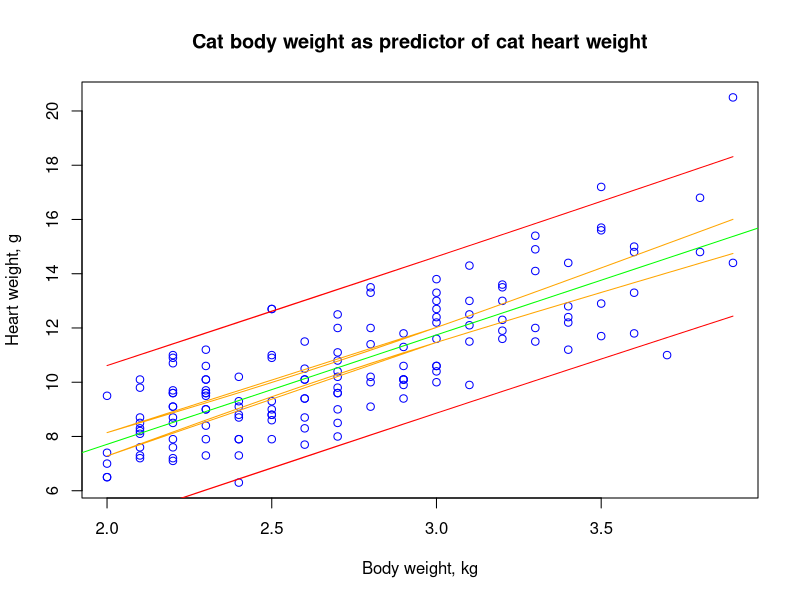
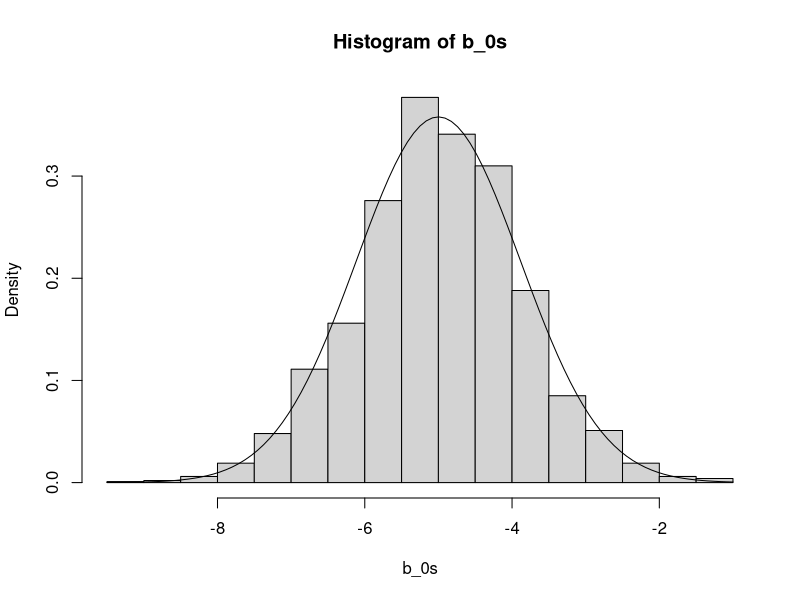
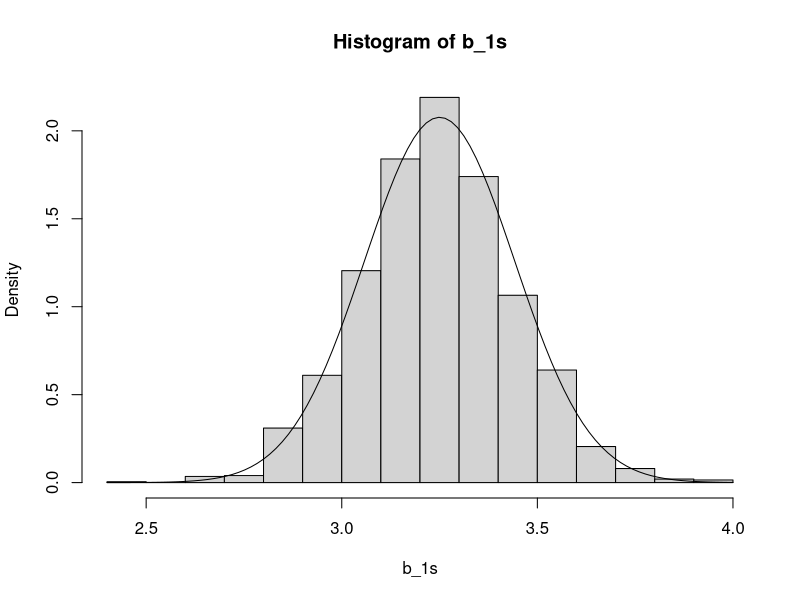

Source code (R) for these figures, in order:
## ---- chunk 1
library(MASS)
y = cats$Hwt
x = cats$Bwt
cat_model = lm(y ~ x)
## ---- chunk 2
c = confint(cat_model, "x", 0.95)
## ---- chunk 3
c = confint(cat_model, "(Intercept)", 0.90)
## ---- chunk 4
prediction = predict.lm(cat_model, newdata=data.frame(x=c(2.1, 2.8)), interval="confidence", level=0.9)
prediction[,3] - prediction[,2]
## ---- chunk 5
predict.lm(cat_model, newdata=data.frame(x=c(2.8, 4.2)), interval="prediction", level=0.9)
## ---- chunk 6
plot(x, y, main="Cat body weight as predictor of cat heart weight", xlab="Body weight, kg", ylab="Heart weight, g", col="blue")
abline(cat_model, col="green")
confidence_interval = predict(cat_model, interval="confidence", level=0.95)
prediction_interval = suppressWarnings(predict(cat_model, interval="prediction", level=0.95))
lines(x, confidence_interval[,2], col="orange")
lines(x, confidence_interval[,3], col="orange")
lines(x, prediction_interval[,2], col="red")
lines(x, prediction_interval[,3], col="red")
## ---- chunk 7
s = summary(lm(y ~ x, offset=4*x))
s$coefficients
## ---- chunk 8
data(Ozone, package = "mlbench")
Ozone = Ozone[, c(4, 6, 7, 8)]
colnames(Ozone) = c("ozone", "wind", "humidity", "temp")
Ozone = Ozone[complete.cases(Ozone), ]
## ---- chunk 9
x = Ozone$wind
y = Ozone$ozone
ozone_wind_model = lm(y ~ x)
## ---- chunk 10
x = Ozone$temp
y = Ozone$ozone
ozone_temp_model = lm(y ~ x)
## ---- chunk 11
birthday = 24111999
set.seed(birthday)
n = 50
x = seq(0, 10, length = n)
y_func = function(x) {
  -5 + 3.25 * x + rnorm(length(x), 0, 4)
}

b_0s = numeric(2000)
b_1s = numeric(2000)

for (i in 1:2000) {
  y = y_func(x)
  m = lm(y ~ x)
  b_0s[i] = m$coefficients[1]
  b_1s[i] = m$coefficients[2]
}
## ---- chunk 12
sd_b0 = 4 * sqrt(1/length(x) + (mean(x) ** 2) / sum((x - mean(x)) ** 2))
sd_b1 = 4 / sqrt(sum((x - mean(x)) ** 2))
knitr::kable(matrix(c(-5, 3.25, mean(b_0s), mean(b_1s), sd_b0, sd_b1, sd(b_0s), sd(b_1s)), nrow=4, ncol=2, byrow=TRUE, dimnames = list(c("True","Simulated mean","True standard deviation","Simulated standard deviation"), c("beta_0","beta_1"))), "simple")
## ---- chunk 13
hist(b_0s, freq=FALSE)
x = seq(0, 1, 0.01)
curve(dnorm(x, -5, sd_b0), add=TRUE)
## ---- chunk 14
hist(b_1s, freq=FALSE)
x = seq(0, 1, 0.01)
curve(dnorm(x, 3.25, sd_b1), add=TRUE)
## ---- chunk 15
birthday = 24111999
set.seed(birthday)
n = 25
x = seq(0, 2.5, length = n)

y_func = function(x) {
  5 + 2 * x + rnorm(length(x), 0, 3)
}

b_0s = numeric(2500)
b_1s = numeric(2500)
se = numeric(2500)

for (i in 1:2500) {
  y = y_func(x)
  m = lm(y ~ x)
  se[i] = summary(m)$sigma
  b_0s[i] = m$coefficients[1]
  b_1s[i] = m$coefficients[2]
}
## ---- chunk 16
t = qt(0.975, df=(length(x)-2))
#lower_t = qt(0.025, df=(length(x)-2))
Sxx = sum((x - mean(x)) ** 2)

lower_95 = b_1s - t * se / sqrt(Sxx)
upper_95 = b_1s + t * se / sqrt(Sxx)
## ---- chunk 17
above_lower = lower_95 < 2
below_upper = 2 < upper_95

prop = sum(above_lower * below_upper) / length(above_lower)
## ---- chunk 18
prop = (sum(upper_95 < 0) + sum(lower_95 > 0)) / length(upper_95)
## ---- chunk 19
t = qt(0.995, df=(length(x)-2))
Sxx = sum((x - mean(x)) ** 2)

lower_99 = b_1s - t * se / sqrt(Sxx)
upper_99 = b_1s + t * se / sqrt(Sxx)

## ---- chunk 20
above_lower = lower_99 < 2
below_upper = 2 < upper_99

prop = sum(above_lower * below_upper) / length(above_lower)
## ---- chunk 21
prop = (sum(upper_99 < 0) + sum(lower_99 > 0)) / length(upper_99)
## ---- chunk 22
calc_pred_int = function(model, newdata, level=0.95) {
  x = model$model[,2]
  t = qt(level + (1 - level) / 2, length(x)-2)
  y_hat = predict(model, newdata=newdata)
  s_e = sigma(model)
  m = mean(x)
  S_xx = sum((newdata[,1] - m) ** 2)
  sqroot = sqrt(1 + 1 / length(x) + ((newdata[,1] - m) ** 2) / S_xx)
  lower = y_hat - t * s_e * sqroot
  upper = y_hat + t * s_e * sqroot
  ret = c(y_hat, lower, upper)
  names(ret) = c("estimate", "lower", "upper")
  
  ret
}
